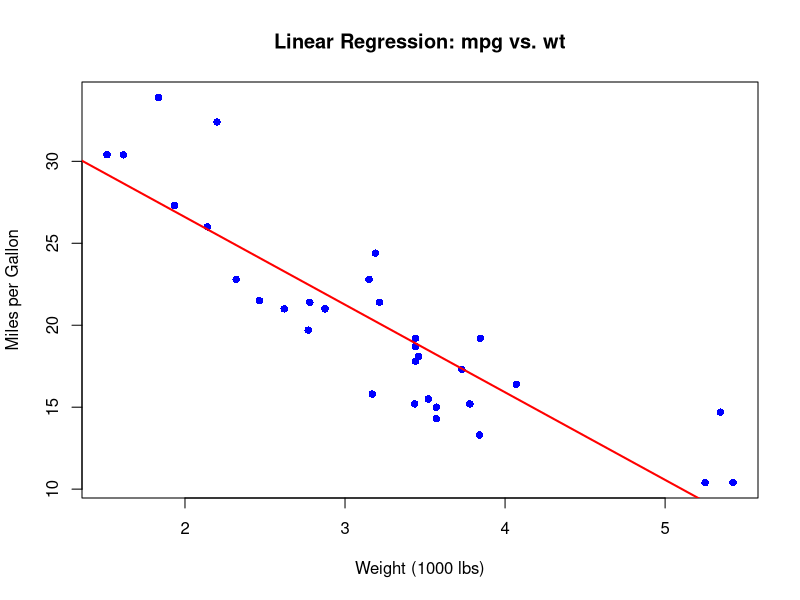

The R script that drew this image:
## ---- chunk 1
data("mtcars")
head(mtcars)
## ---- chunk 2
set.seed(123)
## ---- chunk 3
model <- lm(mpg ~ wt, data = mtcars)
summary(model)
## ---- chunk 4
plot(mtcars$wt, mtcars$mpg, 
     main = "Linear Regression: mpg vs. wt",
     xlab = "Weight (1000 lbs)", 
     ylab = "Miles per Gallon",
     pch = 16, col = "blue")
abline(model, col = "red", lwd = 2)
